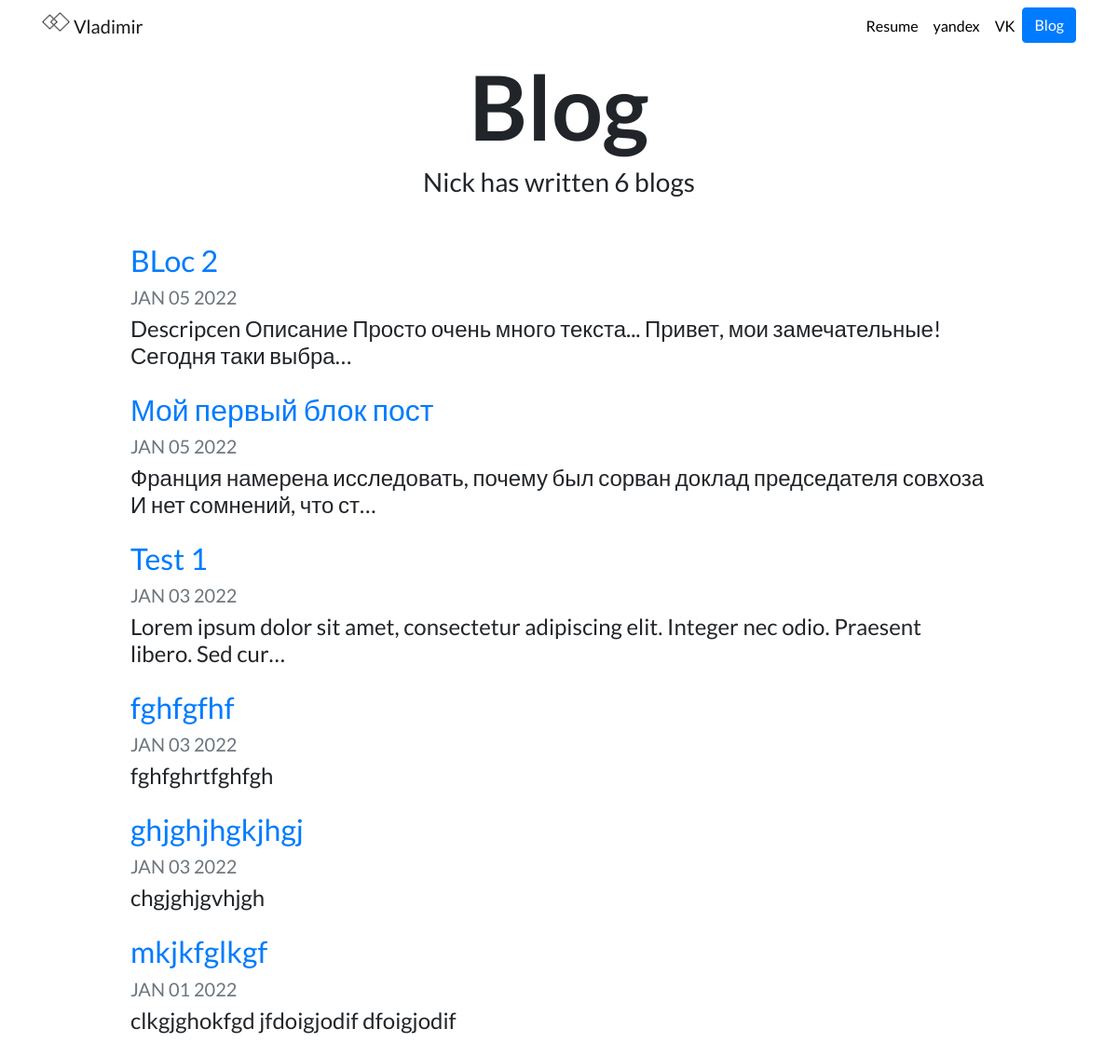
Screenshot of /blog/ with the database file from the repository.
### blog/models.py (models this page shows)
class Blog(models.Model):
    title = models.CharField(max_length=200)
    description = models.TextField()
    date = models.DateField()

### blog/views.py (the view)
# urls.py: path('', views.all_blogs, name='all_blogs'),
def all_blogs(request):
    blogs = Blog.objects.order_by('-date')
    return render(request, 'blog/all_blogs.html', {'blogs': blogs})

### blog/templates/blog/all_blogs.html
{% extends "portfolio/base.html" %}
{% load static %}
{% block content %}
<h1 id="blogtitle" class="font-weight-bold text-center">Blog</h1>
<h3 class="text-center mb-5">Nick has written {{ blogs.count }} blog{{ blogs.count|pluralize }}</h3>
{% for blog in blogs %}
<div class="row justify-content-center my-3">
  <div class="col-md-10">
    <a href="{% url 'blog:detail' blog.id %}">
      <h2>{{ blog.title }}</h2>
    </a>
    <h5 class="text-muted">{{ blog.date|date:'M d Y'|upper }}</h5>
    <h4>{{ blog.description|striptags|truncatechars:100 }}</h4>
  </div>
</div>
{% endfor %}
{% endblock %}

### portfolio/static/portfolio/custom.css (style rules this page uses)
body { font-family: 'Lato', sans-serif; }
#blogtitle { font-size: 6rem; }

### rows the page displays
Blog: title "BLoc 2", date "JAN 05 2022", description "Descripcen Описание Просто очень много текста... Привет, мои замечательные! Сегодня таки выбра…"
Blog: title "Мой первый блок пост", date "JAN 05 2022", description "Франция намерена исследовать, почему был сорван доклад председателя совхоза И нет сомнений, что ст…"
Blog: title "Test 1", date "JAN 03 2022", description "Lorem ipsum dolor sit amet, consectetur adipiscing elit. Integer nec odio. Praesent libero. Sed cur…"
Blog: title "fghfgfhf", date "JAN 03 2022", description "fghfghrtfghfgh"
Blog: title "ghjghjhgkjhgj", date "JAN 03 2022", description "chgjghjgvhjgh"
Blog: title "mkjkfglkgf", date "JAN 01 2022", description "clkgjghokfgd jfdoigjodif dfoigjodif"

### other values shown
{{ blogs.count }} "6"
